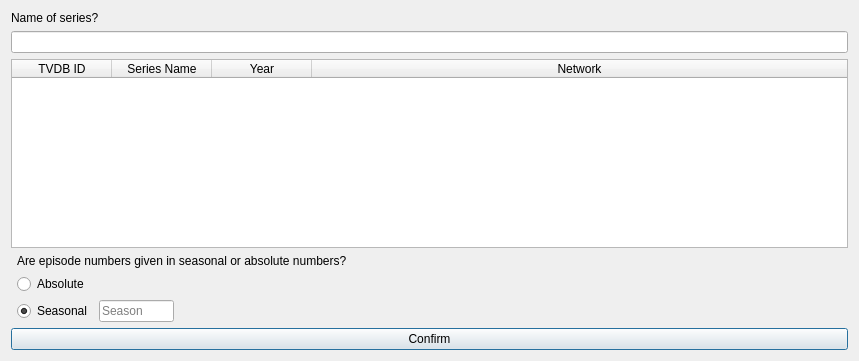
<?xml version="1.0" encoding="UTF-8"?>
<ui version="4.0">
 <class>SeriesSelection</class>
 <widget class="QDialog" name="SeriesSelection">
  <property name="geometry">
   <rect>
    <x>0</x>
    <y>0</y>
    <width>859</width>
    <height>361</height>
   </rect>
  </property>
  <property name="sizePolicy">
   <sizepolicy hsizetype="Expanding" vsizetype="Expanding">
    <horstretch>0</horstretch>
    <verstretch>0</verstretch>
   </sizepolicy>
  </property>
  <property name="windowTitle">
   <string/>
  </property>
  <property name="sizeGripEnabled">
   <bool>false</bool>
  </property>
  <layout class="QVBoxLayout" name="verticalLayout">
   <item>
    <widget class="QLabel" name="labelName">
     <property name="sizePolicy">
      <sizepolicy hsizetype="Preferred" vsizetype="Fixed">
       <horstretch>0</horstretch>
       <verstretch>0</verstretch>
      </sizepolicy>
     </property>
     <property name="text">
      <string>Name of series?</string>
     </property>
    </widget>
   </item>
   <item>
    <widget class="QLineEdit" name="inputName"/>
   </item>
   <item>
    <widget class="QTableWidget" name="tableResults">
     <property name="enabled">
      <bool>true</bool>
     </property>
     <property name="editTriggers">
      <set>QAbstractItemView::NoEditTriggers</set>
     </property>
     <property name="tabKeyNavigation">
      <bool>false</bool>
     </property>
     <property name="showDropIndicator" stdset="0">
      <bool>false</bool>
     </property>
     <property name="dragDropOverwriteMode">
      <bool>false</bool>
     </property>
     <property name="selectionMode">
      <enum>QAbstractItemView::SingleSelection</enum>
     </property>
     <property name="selectionBehavior">
      <enum>QAbstractItemView::SelectRows</enum>
     </property>
     <property name="sortingEnabled">
      <bool>true</bool>
     </property>
     <attribute name="horizontalHeaderShowSortIndicator" stdset="0">
      <bool>true</bool>
     </attribute>
     <attribute name="horizontalHeaderStretchLastSection">
      <bool>true</bool>
     </attribute>
     <column>
      <property name="text">
       <string>TVDB ID</string>
      </property>
     </column>
     <column>
      <property name="text">
       <string>Series Name</string>
      </property>
     </column>
     <column>
      <property name="text">
       <string>Year</string>
      </property>
     </column>
     <column>
      <property name="text">
       <string>Network</string>
      </property>
     </column>
    </widget>
   </item>
   <item>
    <layout class="QFormLayout" name="formLayout">
     <property name="fieldGrowthPolicy">
      <enum>QFormLayout::AllNonFixedFieldsGrow</enum>
     </property>
     <property name="rowWrapPolicy">
      <enum>QFormLayout::DontWrapRows</enum>
     </property>
     <property name="formAlignment">
      <set>Qt::AlignLeading|Qt::AlignLeft|Qt::AlignVCenter</set>
     </property>
     <property name="horizontalSpacing">
      <number>6</number>
     </property>
     <property name="verticalSpacing">
      <number>6</number>
     </property>
     <property name="leftMargin">
      <number>6</number>
     </property>
     <property name="rightMargin">
      <number>6</number>
     </property>
     <item row="1" column="0" colspan="2">
      <widget class="QLabel" name="labelSeasonalOrAbsolute">
       <property name="text">
        <string>Are episode numbers given in seasonal or absolute numbers?</string>
       </property>
      </widget>
     </item>
     <item row="2" column="0" colspan="2">
      <widget class="QRadioButton" name="radioAbsolute">
       <property name="sizePolicy">
        <sizepolicy hsizetype="Fixed" vsizetype="Expanding">
         <horstretch>0</horstretch>
         <verstretch>0</verstretch>
        </sizepolicy>
       </property>
       <property name="text">
        <string>Absolute</string>
       </property>
      </widget>
     </item>
     <item row="3" column="0">
      <widget class="QRadioButton" name="radioSeasonal">
       <property name="sizePolicy">
        <sizepolicy hsizetype="Fixed" vsizetype="Expanding">
         <horstretch>0</horstretch>
         <verstretch>0</verstretch>
        </sizepolicy>
       </property>
       <property name="text">
        <string>Seasonal</string>
       </property>
       <property name="checked">
        <bool>true</bool>
       </property>
      </widget>
     </item>
     <item row="3" column="1">
      <widget class="QLineEdit" name="inputSeason">
       <property name="sizePolicy">
        <sizepolicy hsizetype="Expanding" vsizetype="Expanding">
         <horstretch>0</horstretch>
         <verstretch>0</verstretch>
        </sizepolicy>
       </property>
       <property name="maximumSize">
        <size>
         <width>75</width>
         <height>16777215</height>
        </size>
       </property>
       <property name="placeholderText">
        <string>Season</string>
       </property>
      </widget>
     </item>
    </layout>
   </item>
   <item>
    <widget class="QPushButton" name="buttonConfirm">
     <property name="text">
      <string>Confirm</string>
     </property>
    </widget>
   </item>
  </layout>
 </widget>
 <resources/>
 <connections/>
</ui>
